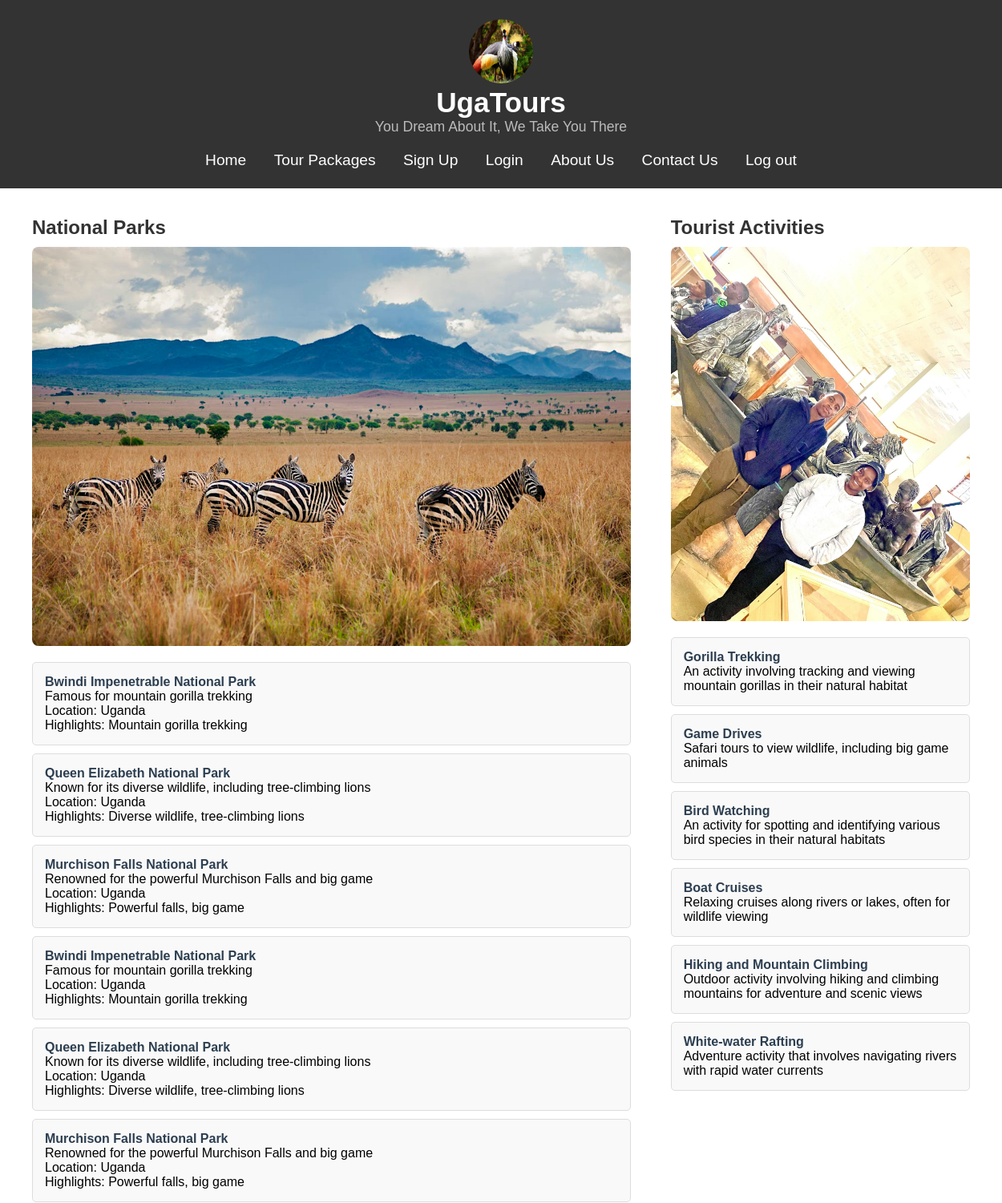
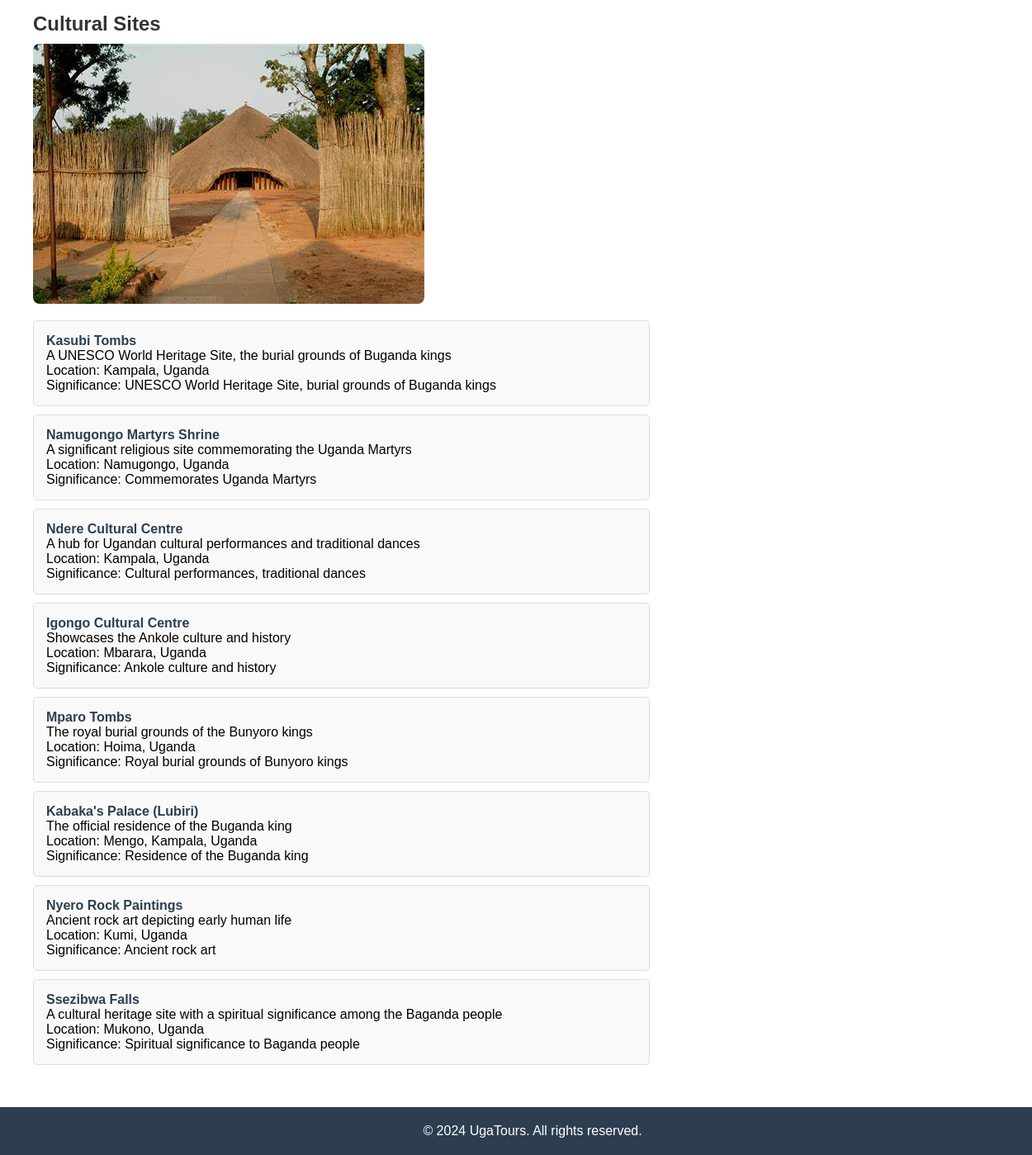
The page / on the database its author committed (2 pictures, top to bottom).
### tables this page shows
CREATE TABLE `national_parks` (
  `park_id` int(11) NOT NULL,
  `name` varchar(100) NOT NULL,
  `description` text DEFAULT NULL,
  `location` varchar(100) DEFAULT NULL,
  `highlights` varchar(255) DEFAULT NULL
);

CREATE TABLE `cultural_sites` (
  `site_id` int(11) NOT NULL,
  `name` varchar(100) NOT NULL,
  `description` text DEFAULT NULL,
  `location` varchar(100) DEFAULT NULL,
  `significance` varchar(255) DEFAULT NULL
);

CREATE TABLE `activities` (
  `activity_id` int(11) NOT NULL,
  `name` varchar(50) NOT NULL,
  `description` text DEFAULT NULL,
  `tour_id` int(11) DEFAULT NULL
);

### index.php (the view, shortened to what this page needs)
<!DOCTYPE html>
<html lang="en">
<head>
    <link rel="stylesheet" href="home.css">
</head>
<body>
    <?php
    include_once "nav.php";
    include_once "db_connection.php";
    $activities_sql = "SELECT * FROM activities";
    $activities_result = $conn->query($activities_sql);
    $cultural_sites_sql = "SELECT * FROM cultural_sites";
    $cultural_sites_result = $conn->query($cultural_sites_sql);
    $national_parks_sql = "SELECT * FROM national_parks";
    $national_parks_result = $conn->query($national_parks_sql);
    ?>
    <main class="container">
        <section class="content">
            <div class="left-section">
                <h3>National Parks</h3>
                <img src="./photos/nationalpark.jpg" alt="National Park Image">
                <?php if ($national_parks_result->num_rows > 0): ?>
                    <ul>
                        <?php while($park = $national_parks_result->fetch_assoc()): ?>
                            <li>
                                <strong><?php echo htmlspecialchars($park['name']); ?></strong><br>
                                <p><?php echo htmlspecialchars($park['description']); ?></p>
                                <p>Location: <?php echo htmlspecialchars($park['location']); ?></p>
                                <p>Highlights: <?php echo htmlspecialchars($park['highlights']); ?></p>
                            </li>
                        <?php endwhile; ?>
                    </ul>
                <?php else: ?>
                    <p>No national parks found.</p>
                <?php endif; ?>
                <h3>Cultural Sites</h3>
                <img src="./photos/cultural.jpg" alt="Cultural Site Image">
                <?php if ($cultural_sites_result->num_rows > 0): ?>
                    <ul>
                        <?php while($site = $cultural_sites_result->fetch_assoc()): ?>
                            <li>
                                <strong><?php echo htmlspecialchars($site['name']); ?></strong><br>
                                <p><?php echo htmlspecialchars($site['description']); ?></p>
                                <p>Location: <?php echo htmlspecialchars($site['location']); ?></p>
                                <p>Significance: <?php echo htmlspecialchars($site['significance']); ?></p>
                            </li>
                        <?php endwhile; ?>
                    </ul>
                <?php else: ?>
                    <p>No cultural sites found.</p>
                <?php endif; ?>
            </div>
            <div class="right-section">
                <h3>Tourist Activities</h3>
                <img src="photos/tourists.jpg" alt="Tourist Activities Image">
                <?php if ($activities_result->num_rows > 0): ?>
                    <ul>
                        <?php while($activity = $activities_result->fetch_assoc()): ?>
                            <li>
                                <strong><?php echo htmlspecialchars($activity['name']); ?></strong><br>
                                <p><?php echo htmlspecialchars($activity['description']); ?></p>
                            </li>
                        <?php endwhile; ?>
                    </ul>
                <?php else: ?>
                    <p>No activities found.</p>
                <?php endif; ?>
            </div>
        </section>
    </main>
    <footer>
        <p>&copy; 2024 UgaTours. All rights reserved.</p>
    </footer>
</body>
</html>

### nav.php
<link rel="stylesheet" href="nav.css">
<header>
        <div class="logo">
            <img src="./photos/crested crane.jpg" alt="UgaTours Logo" class="logo-img">
            <h1>UgaTours</h1>
            <p class="tagline">You Dream About It, We Take You There</p>
        </div>
        <nav>
            <a href="index.php">Home</a>
            <a href="tour-packages.php">Tour Packages</a>
            <a href="signup.html">Sign Up</a>
            <a href="login.html">Login</a>
            <a href="aboutus.php">About Us</a>
            <a href="contactus.php">Contact Us</a>
            <a href="logout.php">Log out</a>
        </nav>
    </header>

### home.css (style rules this page uses)
body, h1, h2, h3, p { margin: 0; padding: 0; font-family: Arial, sans-serif; }
.container { max-width: 1200px; margin: 0 auto; padding: 20px; }
.content { display: flex; flex-direction: column; }
.left-section, .right-section { flex: 1; padding: 15px; }
@media (min-width: 768px) { .content { flex-direction: row; } }
@media (min-width: 768px) { .left-section { flex: 2; margin-right: 20px; } }
@media (min-width: 768px) { .right-section { flex: 1; } }
h3 { font-size: 1.5em; margin-bottom: 10px; color: #333; }
img { max-width: 100%; height: auto; border-radius: 8px; }
ul { list-style-type: none; padding: 0; }
li { background-color: #f9f9f9; margin: 10px 0; padding: 15px; border: 1px solid #ddd; border-radius: 5px; }
strong { color: #2c3e50; }
footer { text-align: center; padding: 20px; background-color: #2c3e50; color: white; position: relative; bottom: 0; width: 100%; }

### nav.css (style rules this page uses)
header { background-color: #333; color: white; text-align: center; padding: 1.5rem 0; }
.logo { display: inline-block; margin-bottom: 10px; }
.logo-img { width: 80px; height: 80px; border-radius: 50%; }
h1 { font-size: 2.2em; color: white; }
.tagline { font-size: 1.1em; color: #bbb; }
nav { margin-top: 10px; }
nav a { margin: 0 15px; text-decoration: none; color: white; font-size: 1.2em; }

### rows shown on the page
national_parks: name "Bwindi Impenetrable National Park", description "Famous for mountain gorilla trekking", location "Uganda", highlights "Mountain gorilla trekking"
national_parks: name "Queen Elizabeth National Park", description "Known for its diverse wildlife, including tree-climbing lions", location "Uganda", highlights "Diverse wildlife, tree-climbing lions"
national_parks: name "Murchison Falls National Park", description "Renowned for the powerful Murchison Falls and big game", location "Uganda", highlights "Powerful falls, big game"
national_parks: name "Bwindi Impenetrable National Park", description "Famous for mountain gorilla trekking", location "Uganda", highlights "Mountain gorilla trekking"
national_parks: name "Queen Elizabeth National Park", description "Known for its diverse wildlife, including tree-climbing lions", location "Uganda", highlights "Diverse wildlife, tree-climbing lions"
national_parks: name "Murchison Falls National Park", description "Renowned for the powerful Murchison Falls and big game", location "Uganda", highlights "Powerful falls, big game"
cultural_sites: name "Kasubi Tombs", description "A UNESCO World Heritage Site, the burial grounds of Buganda kings", location "Kampala, Uganda", significance "UNESCO World Heritage Site, burial grounds of Buganda kings"
cultural_sites: name "Namugongo Martyrs Shrine", description "A significant religious site commemorating the Uganda Martyrs", location "Namugongo, Uganda", significance "Commemorates Uganda Martyrs"
cultural_sites: name "Ndere Cultural Centre", description "A hub for Ugandan cultural performances and traditional dances", location "Kampala, Uganda", significance "Cultural performances, traditional dances"
cultural_sites: name "Igongo Cultural Centre", description "Showcases the Ankole culture and history", location "Mbarara, Uganda", significance "Ankole culture and history"
cultural_sites: name "Mparo Tombs", description "The royal burial grounds of the Bunyoro kings", location "Hoima, Uganda", significance "Royal burial grounds of Bunyoro kings"
cultural_sites: name "Kabaka's Palace (Lubiri)", description "The official residence of the Buganda king", location "Mengo, Kampala, Uganda", significance "Residence of the Buganda king"
cultural_sites: name "Nyero Rock Paintings", description "Ancient rock art depicting early human life", location "Kumi, Uganda", significance "Ancient rock art"
cultural_sites: name "Ssezibwa Falls", description "A cultural heritage site with a spiritual significance among the Baganda people", location "Mukono, Uganda", significance "Spiritual significance to Baganda people"
activities: name "Gorilla Trekking", description "An activity involving tracking and viewing mountain gorillas in their natural habitat"
activities: name "Game Drives", description "Safari tours to view wildlife, including big game animals"
activities: name "Bird Watching", description "An activity for spotting and identifying various bird species in their natural habitats"
activities: name "Boat Cruises", description "Relaxing cruises along rivers or lakes, often for wildlife viewing"
activities: name "Hiking and Mountain Climbing", description "Outdoor activity involving hiking and climbing mountains for adventure and scenic views"
activities: name "White-water Rafting", description "Adventure activity that involves navigating rivers with rapid water currents"
